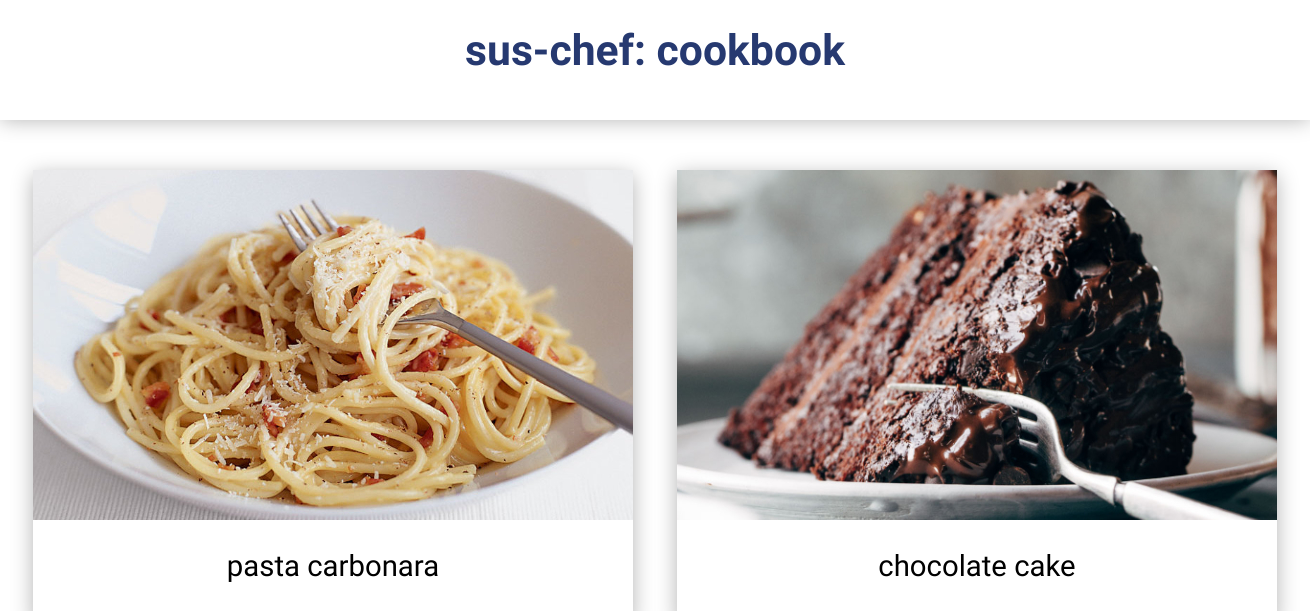
The page /cookbook/ on the database as committed earlier.
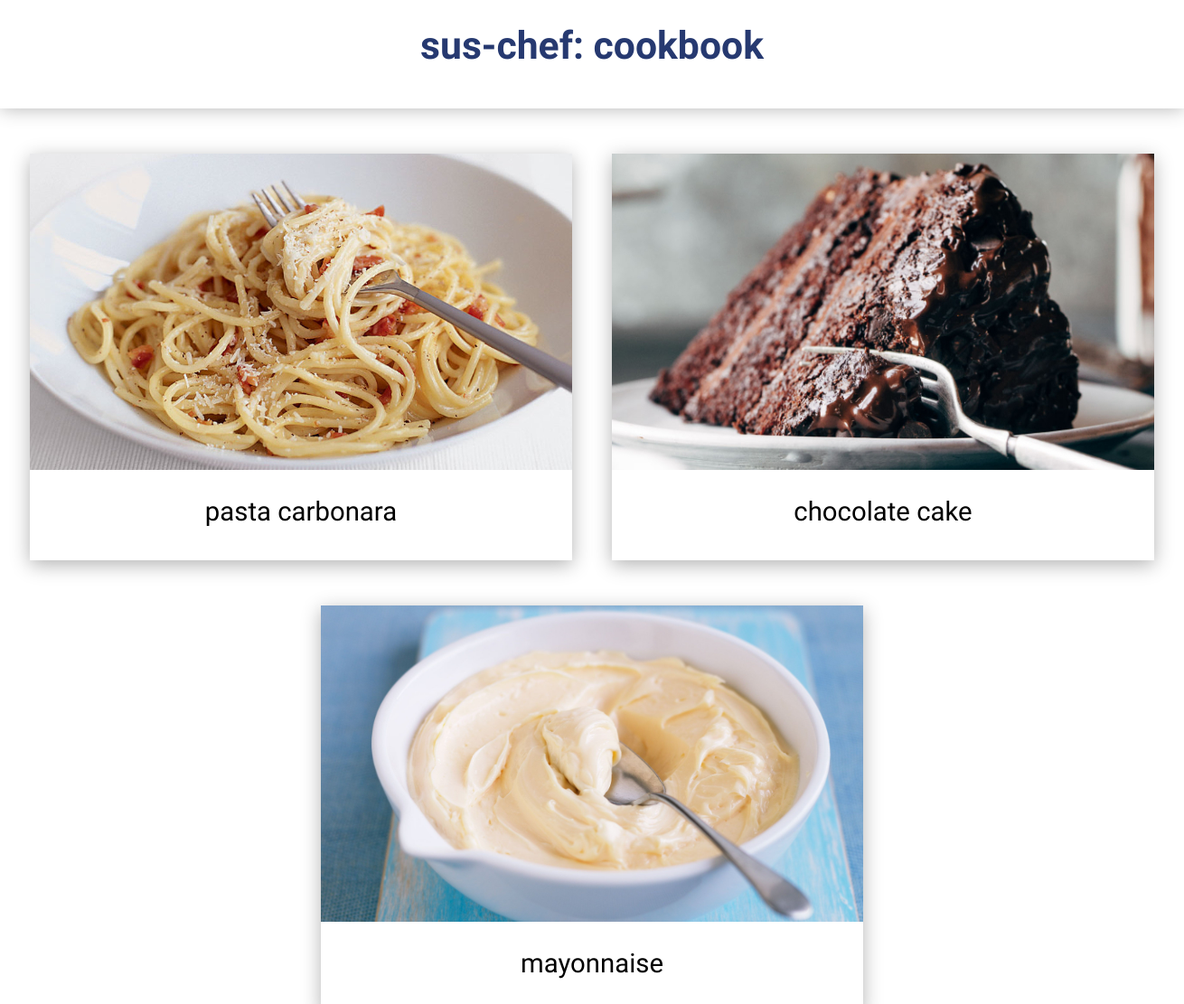
The same page on the database as committed later.
### app/models.py (models this page shows)
class Recipe(db.Model):
	id = db.Column(db.Integer, primary_key=True)
	title = db.Column(db.String(80))
	portions = db.Column(db.Integer)
	url_title = db.Column(db.String(80))
	step = db.relationship('Step', backref='recipe', cascade='all, delete')
	ingredient = db.relationship('Ingredient', backref='recipe', cascade='all, delete')

### app/routes.py (the view)
@app.route('/cookbook/')
def cookbook():
	recipes = Recipe.query.all()
	return render_template('cookbook.html', recipes=recipes)

### app/templates/cookbook.html
{% extends 'main.html' %}
{% block page %}: cookbook{% endblock %}
{% block content %}
{% if recipes %}
	<div class="cookbookContainer">
	{% for recipe in recipes %}
		<div class="cookbookRecipeCard">
			<img alt="{{ recipe.title }} image" src="../static/images/{{ recipe.url_title }}/hero.jpg">
			<a href="/recipe/{{ recipe.url_title }}">{{ recipe.title }}</a>
		</div>
	{% endfor %}
{% else %}
	<strong>Your cookbook is empty!</strong>
	</div>
{% endif %}
{% endblock %}

### app/templates/main.html (shortened to what this page needs)
<!DOCTYPE html>
<html lang="en">
<head>
    <link rel="stylesheet" type="text/css" href="{{ url_for('static', filename='css/style.css') }}" />
</head>
<body>
	<nav>
		<h1 id="logo">sus-chef{% block page %}{% endblock %}</h1>
	</nav>
	<div class="masterContainer">
    {% block content %}
    {% endblock %}
    </div>
</body>
</html>

### app/static/css/style.css (style rules this page uses)
* { margin: 0; padding: 0; }
body { font-family: Titillium Web; }
nav { height: 120px; text-align: center; box-shadow: 0 0 20px rgba(0, 0, 0, 0.3); }
nav > #logo { padding: 25px 0; font-weight: 700; font-size: 32pt; color: #263970; }
.masterContainer { margin: 50px auto; width: 1300px; text-align: center; }
.cookbookContainer { margin-top: 50px; text-align: center; }
.cookbookRecipeCard { display: inline-block; width: 600px; height: 450px; margin: 0 20px 50px; 20px; text-align: center; box-shadow: 0 5px 20px rgba(0, 0, 0, 0.3); }
.cookbookRecipeCard img { width: 600px; height: 350px; }
.cookbookRecipeCard a { display: block; text-decoration: none; width: 100%; padding: 25px 0; font-size: 22pt; font-weight: 300; color: #000; }

Rows that differ between the two databases and show on the page:
added Recipe: title (picture), title "mayonnaise"
